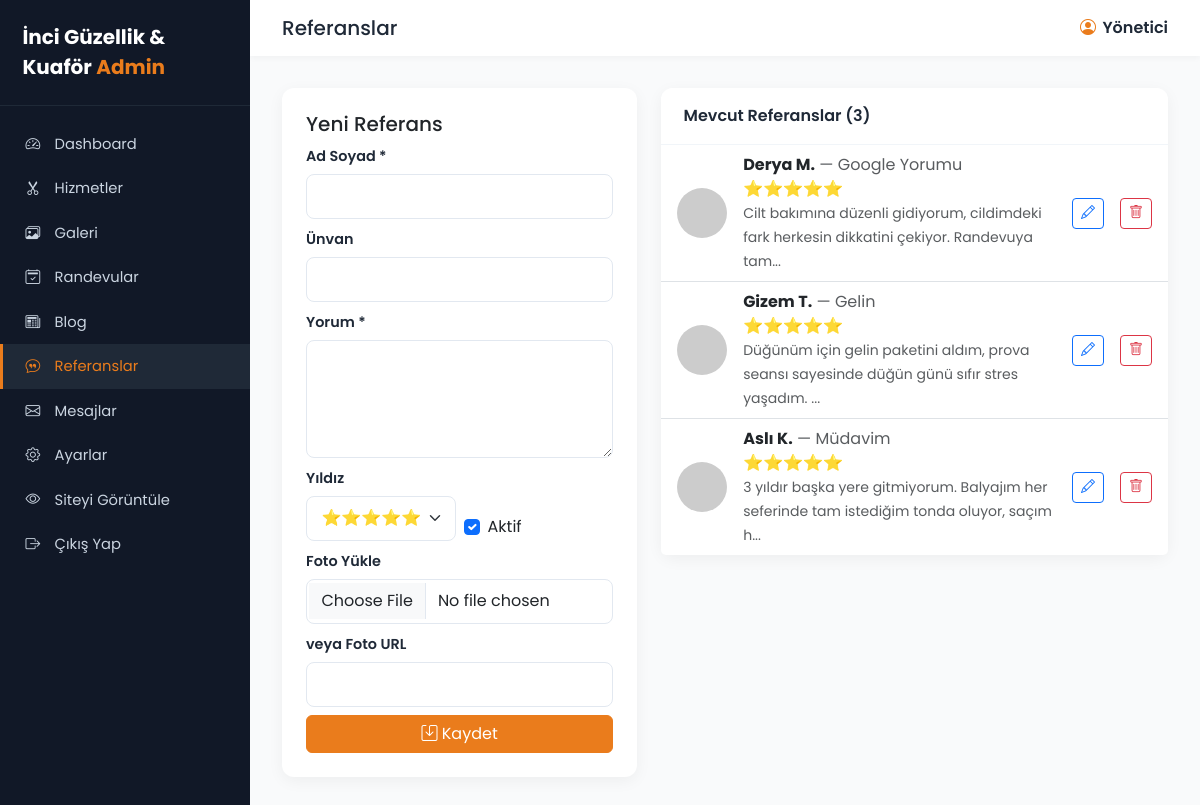
Screenshot of /admin/referanslar.php (signed in) with the database file from the repository.
### tables this page shows
CREATE TABLE `referanslar` (
  `id` INT AUTO_INCREMENT PRIMARY KEY,
  `ad` VARCHAR(100) NOT NULL,
  `unvan` VARCHAR(120),
  `yorum` TEXT,
  `foto` VARCHAR(255),
  `yildiz` TINYINT DEFAULT 5,
  `durum` TINYINT DEFAULT 1
);

### inc/helpers.php (called while the page is built, shortened)
<?php
require_once __DIR__ . '/db.php';
function e($s) { return htmlspecialchars($s ?? '', ENT_QUOTES, 'UTF-8'); }
function ayarlar() {
    static $cache = null;
    if ($cache === null) {
        global $db;
        $cache = [];
        foreach ($db->query("SELECT anahtar, deger FROM ayarlar") as $r) {
            $cache[$r['anahtar']] = $r['deger'];
        }
    }
    return $cache;
}
function ayar($k, $varsayilan = '') {
    $a = ayarlar();
    return $a[$k] ?? $varsayilan;
}

### admin/inc/auth.php (called while the page is built, shortened)
<?php
require_once __DIR__ . '/../../inc/helpers.php';
$adminAd = $_SESSION['admin_ad'] ?? 'Yönetici';

### admin/referanslar.php (the view, shortened to what this page needs)
<?php
$adminTitle='Referanslar';
require_once __DIR__ . '/inc/crud.php';
$duzId = (int)($_GET['id'] ?? 0);
$d = ['id'=>0,'ad'=>'','unvan'=>'','yorum'=>'','foto'=>'','yildiz'=>5,'durum'=>1];
$liste = $db->query("SELECT * FROM referanslar ORDER BY id DESC")->fetchAll();
require_once __DIR__ . '/inc/header.php';
?>
<div class="row g-4">
  <div class="col-lg-5">
    <form method="post" enctype="multipart/form-data" class="card p-4">
      <h5><?= $duzId?'Referans Düzenle':'Yeni Referans' ?></h5>
      <div class="mb-2"><label class="form-label">Ad Soyad *</label><input class="form-control" name="ad" value="<?= e($d['ad']) ?>" required></div>
      <div class="mb-2"><label class="form-label">Ünvan</label><input class="form-control" name="unvan" value="<?= e($d['unvan']) ?>"></div>
      <div class="mb-2"><label class="form-label">Yorum *</label><textarea class="form-control" name="yorum" rows="4" required><?= e($d['yorum']) ?></textarea></div>
      <div class="row g-2 mb-2">
        <div class="col-6"><label class="form-label">Yıldız</label><select class="form-select" name="yildiz"><?php for($i=5;$i>=1;$i--): ?><option value="<?= $i ?>" <?= $d['yildiz']==$i?'selected':'' ?>><?= str_repeat('⭐',$i) ?></option><?php endfor; ?></select></div>
        <div class="col-6 d-flex align-items-end"><div class="form-check"><input type="checkbox" class="form-check-input" id="durum" name="durum" <?= $d['durum']?'checked':'' ?>><label class="form-check-label" for="durum">Aktif</label></div></div>
      </div>
      <div class="mb-2"><label class="form-label">Foto Yükle</label><input type="file" class="form-control" name="foto_file" accept="image/*"></div>
      <div class="mb-2"><label class="form-label">veya Foto URL</label><input class="form-control" name="foto_url" value="<?= e($d['foto']) ?>"></div>
      <button class="btn btn-primary"><i class="bi bi-save"></i> Kaydet</button>
    </form>
  </div>
  <div class="col-lg-7">
    <div class="card">
      <div class="card-header">Mevcut Referanslar (<?= count($liste) ?>)</div>
      <ul class="list-group list-group-flush">
        <?php foreach($liste as $r): ?>
        <li class="list-group-item d-flex align-items-center gap-3">
          <?php if($r['foto']): ?><img src="<?= e($r['foto']) ?>" style="width:50px;height:50px;border-radius:50%;object-fit:cover"><?php endif; ?>
          <div class="flex-grow-1">
            <strong><?= e($r['ad']) ?></strong> <span class="text-muted">— <?= e($r['unvan']) ?></span>
            <div><?= str_repeat('⭐',(int)$r['yildiz']) ?></div>
            <small class="text-muted"><?= e(mb_substr($r['yorum'],0,90)) ?>...</small>
          </div>
          <a href="?id=<?= $r['id'] ?>" class="btn btn-sm btn-outline-primary"><i class="bi bi-pencil"></i></a>
          <a href="?sil=<?= $r['id'] ?>" class="btn btn-sm btn-outline-danger" onclick="return confirm('Silinsin mi?')"><i class="bi bi-trash"></i></a>
        </li>
        <?php endforeach; ?>
      </ul>
    </div>
  </div>
</div>
<?php require_once __DIR__ . '/inc/footer.php'; ?>

### admin/inc/header.php (shortened to what this page needs)
<?php
require_once __DIR__ . '/auth.php';
$current = basename($_SERVER['SCRIPT_NAME']);
$adminTitle = $adminTitle ?? 'Yönetim Paneli';
$yeniMesaj = (int)$db->query("SELECT COUNT(*) FROM mesajlar WHERE okundu=0")->fetchColumn();
try { $yeniTeklif = (int)$db->query("SELECT COUNT(*) FROM teklifler WHERE durum='yeni'")->fetchColumn(); } catch(Exception $e){ $yeniTeklif=0; }
?>
<!doctype html>
<html lang="tr">
<head>
<title><?= e($adminTitle) ?> — <?= e(ayar('site_adi')) ?></title>
<link href="https://cdn.jsdelivr.net/npm/bootstrap@5.3.2/dist/css/bootstrap.min.css" rel="stylesheet">
<link href="https://cdn.jsdelivr.net/npm/bootstrap-icons@1.11.2/font/bootstrap-icons.css" rel="stylesheet">
</head>
<body>
<aside class="sidebar">
  <div class="brand"><?= e(ayar('site_adi')) ?> <span>Admin</span></div>
  <?php
  $menu = [
    'dashboard.php' => ['bi-speedometer2','Dashboard',0],
    'hizmetler.php' => ['bi-scissors','Hizmetler',0],
    'projeler.php'  => ['bi-images','Galeri',0],
    'teklifler.php' => ['bi-calendar2-check','Randevular',$yeniTeklif],
    'blog.php'      => ['bi-newspaper','Blog',0],
    'referanslar.php'=> ['bi-chat-quote','Referanslar',0],
    'mesajlar.php'  => ['bi-envelope','Mesajlar',$yeniMesaj],
    'ayarlar.php'   => ['bi-gear','Ayarlar',0],
  ];
  foreach($menu as $f=>$it):
    $active = (str_starts_with($current, explode('.',$f)[0])) ? 'active' : '';
  ?>
    <a href="<?= SITE_URL ?>/admin/<?= $f ?>" class="<?= $active ?>"><i class="bi <?= $it[0] ?>"></i><span><?= $it[1] ?></span><?php if($it[2]): ?><span class="badge"><?= $it[2] ?></span><?php endif; ?></a>
  <?php endforeach; ?>
  <a href="<?= SITE_URL ?>/" target="_blank"><i class="bi bi-eye"></i><span>Siteyi Görüntüle</span></a>
  <a href="<?= SITE_URL ?>/admin/logout.php"><i class="bi bi-box-arrow-right"></i><span>Çıkış Yap</span></a>
</aside>
<main class="main">
  <div class="topbar">
    <h1><?= e($adminTitle) ?></h1>
    <div class="user"><i class="bi bi-person-circle"></i><?= e($adminAd) ?></div>
  </div>
  <div class="content">

### admin/inc/footer.php (shortened to what this page needs)
  </div>
</main>
</body>
</html>

### admin/inc/header.php (style rules this page uses)
:root { --primary:#ea7c1c;--primary-dark:#c66514;--dark:#1f2937;--sidebar:#111827;--light:#f9fafb }
body { font-family:'Poppins',sans-serif;background:var(--light);margin:0 }
.sidebar { position:fixed;left:0;top:0;bottom:0;width:250px;background:var(--sidebar);color:#cbd5e1;padding:1.4rem 0;overflow-y:auto }
.sidebar .brand { padding:0 1.4rem 1.4rem;border-bottom:1px solid #1f2937;margin-bottom:1rem;color:#fff;font-weight:700;font-size:1.25rem }
.sidebar .brand span { color:var(--primary) }
.sidebar a { display:flex;align-items:center;padding:.7rem 1.4rem;color:#cbd5e1;text-decoration:none;font-size:.92rem;transition:.2s;border-left:3px solid transparent }
.sidebar a i { margin-right:.7rem;width:18px }
.sidebar a:hover,.sidebar a.active { background:#1f2937;color:#fff;border-left-color:var(--primary) }
.sidebar a.active { color:var(--primary) }
.main { margin-left:250px;padding:0 }
.topbar { background:#fff;padding:1rem 2rem;display:flex;justify-content:space-between;align-items:center;box-shadow:0 2px 6px rgba(0,0,0,.04) }
.topbar h1 { font-size:1.25rem;margin:0;color:var(--dark) }
.topbar .user { color:var(--dark);font-weight:600 }
.topbar .user i { color:var(--primary);margin-right:.4rem }
.content { padding:2rem }
.card { border:none;box-shadow:0 4px 16px rgba(0,0,0,.05);border-radius:12px }
.card-header { background:#fff;border-bottom:1px solid #f1f5f9;padding:1rem 1.4rem;font-weight:600;color:var(--dark);border-radius:12px 12px 0 0!important }
.btn-primary { background:var(--primary);border-color:var(--primary) }
.form-control,.form-select { border-radius:8px;padding:.6rem .9rem;border:1px solid #e2e8f0 }
.form-label { font-weight:600;color:var(--dark);font-size:.9rem;margin-bottom:.4rem }

### rows the page displays
referanslar: ad "Derya M.", unvan "Google Yorumu", yildiz "⭐⭐⭐⭐⭐", yorum "Cilt bakımına düzenli gidiyorum, cildimdeki fark herkesin dikkatini çekiyor. Randevuya tam"
referanslar: ad "Gizem T.", unvan "Gelin", yildiz "⭐⭐⭐⭐⭐", yorum "Düğünüm için gelin paketini aldım, prova seansı sayesinde düğün günü sıfır stres yaşadım."
referanslar: ad "Aslı K.", unvan "Müdavim", yildiz "⭐⭐⭐⭐⭐", yorum "3 yıldır başka yere gitmiyorum. Balyajım her seferinde tam istediğim tonda oluyor, saçım h"

### other values shown
ayar('site_adi') "İnci Güzellik & Kuaför"
$it[1] "Dashboard"
$it[1] "Hizmetler"
$it[1] "Galeri"
$it[1] "Randevular"
$it[1] "Blog"
$it[1] "Referanslar"
$it[1] "Mesajlar"
$it[1] "Ayarlar"
$adminTitle "Referanslar"
$adminAd "Yönetici"
count($liste) "3"
form field yildiz "⭐⭐⭐⭐⭐"
